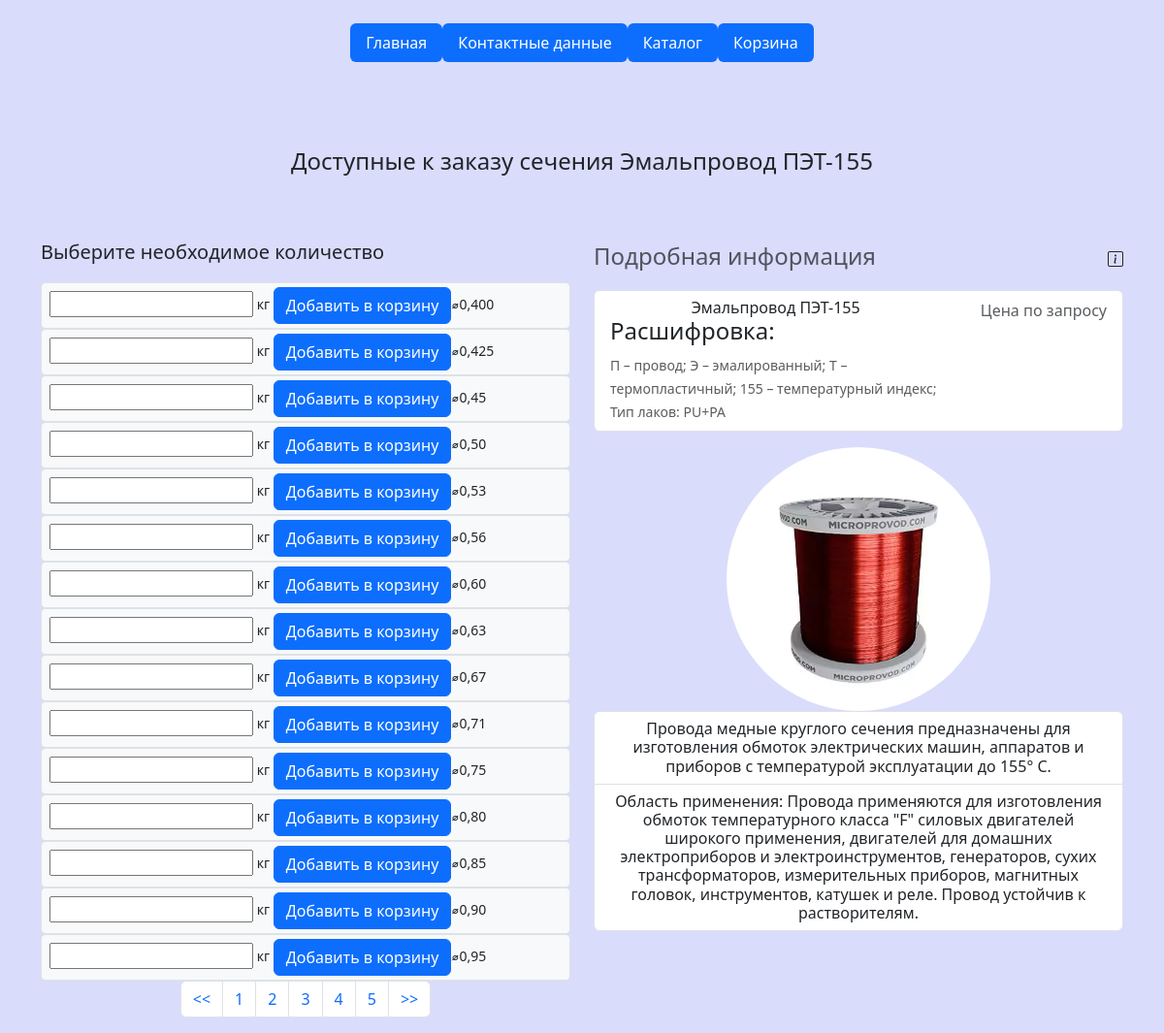
The page /page/emalprovod-pet-155/3/ on the database its author committed.
### indexapp/models.py (models this page shows, shortened)
class Products(models.Model):
    sections = models.ManyToManyField('Sections')
    category = models.ForeignKey(to=Categories, on_delete=models.CASCADE)
    name = models.CharField(max_length=128)
    slug = models.SlugField(max_length=100, db_index=True, unique=True, verbose_name='URL')
    description = models.TextField()
    application = models.TextField()
    image = models.ImageField(upload_to='media/products_images')
    class Meta:
        ordering = ('name',)
        index_together = (('id', 'slug'),)

class Categories(models.Model):
    name = models.CharField(max_length=128, unique=True)
    description = models.CharField(max_length=512)
    class Meta:
        verbose_name = 'Категорию'
        verbose_name_plural = 'Categories'

class Sections(models.Model):
    section = models.CharField(max_length=15)
    class Meta:
        ordering = ('section',)
        verbose_name = 'Сечение'
        verbose_name_plural = 'Сечения'

### indexapp/views.py (the view)
# urls.py: path('page/<slug:slug>/<int:page_number>/', views.product_view_detail, name='paginator')
def product_view_detail(request, slug, page_number=1):
    product = get_object_or_404(Products, slug=slug)
    per_page = 15
    paginator = Paginator(product.sections.all(), per_page)
    sections_paginator = paginator.page(page_number)
    section_add_form = CartAddSectionForm()
    context = {
        'product': product,
        'sections': sections_paginator,
        'section_add_form': section_add_form,
        'title': 'Карточка продукта'
    }
    return render(request, 'indexapp/product_detail.html', context)

### cart/forms.py
class CartAddSectionForm(forms.Form):
    quantity = forms.IntegerField(max_value=500, label='')
    exclude = ['quantity']
    update = forms.BooleanField(required=False, initial=False, widget=forms.HiddenInput)

### cart/context_processors.py (called while the page is built)
def cart(request):
    return {'cart': Cart(request)}

### indexapp/templates/indexapp/product_detail.html (shortened to what this page needs)
{% extends 'indexapp/base.html' %}
{% block content %}
<div class="container">
    <div class="py-5 text-center">
        <p class="lead"><h4>Доступные к заказу сечения {{ product.name }}</h4></p>
    </div>
    <div class="row">
        <div class="col-md-6 order-md-3 mb-4">
                <h4 class="d-flex justify-content-between align-items-center mb-3">
                    <span class="text-muted">Подробная информация</span>
                    <span style="font-size:2rem;">
                    </span>
                </h4>
            <ul class="list-group mb-3">
                <li class="list-group-item d-flex justify-content-between lh-condensed">
                    <div class="col-md-8">
                        <h6 class="my-0 text-center">{{ product.name }}</h6>
                        <h4>Расшифровка:</h4>
                        <small class="text-muted">{{ product.description }}</small>
                    </div>
                    <span class="text-muted">Цена по запросу</span>
                </li>
            </ul>
            <img src="{{ product.image.url }}"
                 class="rounded-circle img-fluid mx-auto d-block"
                 alt="фото продукта"
                 width="272"
                 height="292">
            <ul class="list-group mb-3">
                <li class="list-group-item d-flex justify-content-between lh-condensed">
                    <div>
                        <h6 class="my-0 text-center">{{ product.category.description }}</h6>
                    </div>
                </li>
                <li class="list-group-item d-flex justify-content-between lh-condensed">
                    <div>
                        <h6 class="my-0 text-center">{{ product.application }}</h6>
                    </div>
                </li>
            </ul>
        </div>
        <div class="col-md-6 order-md-1">
            <p class="mb-10 lead">Выберите необходимое количество</p>
            {% for section in sections %}
                    <div class="form-group">
                        <form action="{% url "cart_add" section.id product.id %}" class="bg-light form-control input-sm form-control-sm" method="post">
                        {{ section_add_form}}кг
                        <input type="submit" value="Добавить в корзину" class="btn btn-primary col-xs-3"><span>⌀{{ section.section }}</span>
                        </form>
                    </div>
            {% endfor %}
            <nav aria-label="Page navigation example">
                <ul class="pagination justify-content-center">
                    <li class="page-item {% if not sections.has_previous %} disabled {% endif %}">
                        <a class="page-link"
                           href="{% if sections.has_previous %} {% url 'paginator' product.slug sections.previous_page_number %} {% else %} # {% endif %}"
                           tabindex="-1" aria-disabled="true">
                            <<
                        </a>
                    </li>
                    {% for page in sections.paginator.page_range %}
                    <li class="page-item">
                        <a class="page-link"
                           href="{% url 'paginator' product.slug page%}">
                            {{ page }}
                        </a>
                    </li>
                    {% endfor %}
                    <li class="page-item {% if not sections.has_next %} disabled {% endif %}">
                        <a class="page-link"
                           href="{% if sections.has_next %} {% url 'paginator' product.slug sections.next_page_number %} {% else %} # {% endif %}">
                            >>
                        </a>
                    </li>
                </ul>
            </nav>
        </div>
    </div>
</div>
{% endblock %}

### rows shown on the page
Products: name "Эмальпровод ПЭТ-155", description "П – провод; Э – эмалированный; Т – термопластичный; 155 – температурный индекс; Тип лаков: PU+PA", image (picture), category.description "Провода медные круглого сечения предназначены для изготовления обмоток электрических машин, аппаратов и приборов с температурой эксплуатации до 155° С.", application "Область применения: Провода применяются для изготовления обмоток температурного класса \"F\" силовых двигателей широкого применения, двигателей для домашних электроприборов и электроинструментов, генераторов, сухих трансформаторов, измерительных приборов, магнитных головок, инструментов, катушек и реле. Провод устойчив к растворителям."
Sections: section "0,400"
Sections: section "0,425"
Sections: section "0,45"
Sections: section "0,50"
Sections: section "0,53"
Sections: section "0,56"
Sections: section "0,60"
Sections: section "0,63"
Sections: section "0,67"
Sections: section "0,71"
Sections: section "0,75"
Sections: section "0,80"
Sections: section "0,85"
Sections: section "0,90"
Sections: section "0,95"

### other values the page prints
{{ page }} "1" "2" "3" "4" "5"
